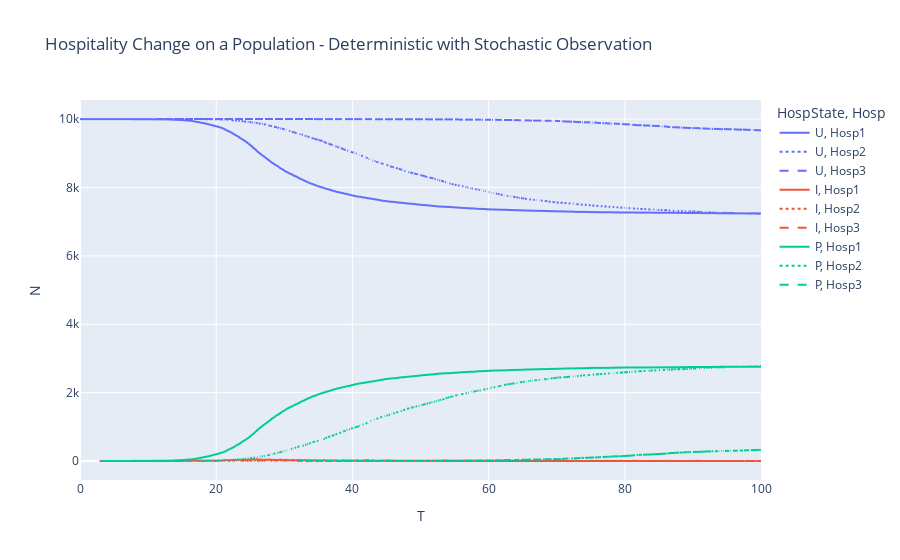

This figure's notebook cell:
### Markdown cell above
![image.png](attachment:image.png)

### Code cell
long_epi_determ_obs_stoch_hosp = SIR_3Strain_hosp.full_epi.melt(id_vars=['N','T'], value_vars=['Hosp1', 'Hosp2', 'Hosp3'], var_name='Hosp', value_name="HospState")
long_epi_determ_obs_stoch_hosp = long_epi_determ_obs_stoch_hosp.groupby(["T","Hosp","HospState"]).sum().reset_index()

epi_fig_determ_obs_stoch_hosp = px.line(long_epi_determ_obs_stoch_hosp, x="T", y="N", color="HospState", line_dash="Hosp", title='Hospitality Change on a Population - Deterministic with Stochastic Observation')
epi_fig_determ_obs_stoch_hosp.show()

### Figure 1 — Plotly figure (JSON) as saved in the notebook; plotly's stock layout.template omitted (floating-point values rounded to 4 significant figures; data arrays with more than 128 entries replaced by an {"elided": "..."} marker saying what was removed)
{"data": [{"hovertemplate": "HospState=U<br>Hosp=Hosp1<br>T=%{x}<br>N=%{y}<extra></extra>", "legendgroup": "U, Hosp1", "line": {"color": "#636efa", "dash": "solid"}, "marker": {"symbol": "circle"}, "mode": "lines", "name": "U, Hosp1", "showlegend": true, "type": "scattergl", "x": {"elided": "401 float values"}, "xaxis": "x", "y": {"elided": "401 float values"}, "yaxis": "y"}, {"hovertemplate": "HospState=U<br>Hosp=Hosp2<br>T=%{x}<br>N=%{y}<extra></extra>", "legendgroup": "U, Hosp2", "line": {"color": "#636efa", "dash": "dot"}, "marker": {"symbol": "circle"}, "mode": "lines", "name": "U, Hosp2", "showlegend": true, "type": "scattergl", "x": {"elided": "401 float values"}, "xaxis": "x", "y": {"elided": "401 float values"}, "yaxis": "y"}, {"hovertemplate": "HospState=U<br>Hosp=Hosp3<br>T=%{x}<br>N=%{y}<extra></extra>", "legendgroup": "U, Hosp3", "line": {"color": "#636efa", "dash": "dash"}, "marker": {"symbol": "circle"}, "mode": "lines", "name": "U, Hosp3", "showlegend": true, "type": "scattergl", "x": {"elided": "401 float values"}, "xaxis": "x", "y": {"elided": "401 float values"}, "yaxis": "y"}, {"hovertemplate": "HospState=I<br>Hosp=Hosp1<br>T=%{x}<br>N=%{y}<extra></extra>", "legendgroup": "I, Hosp1", "line": {"color": "#EF553B", "dash": "solid"}, "marker": {"symbol": "circle"}, "mode": "lines", "name": "I, Hosp1", "showlegend": true, "type": "scattergl", "x": {"elided": "270 float values"}, "xaxis": "x", "y": {"elided": "270 int values"}, "yaxis": "y"}, {"hovertemplate": "HospState=I<br>Hosp=Hosp2<br>T=%{x}<br>N=%{y}<extra></extra>", "legendgroup": "I, Hosp2", "line": {"color": "#EF553B", "dash": "dot"}, "marker": {"symbol": "circle"}, "mode": "lines", "name": "I, Hosp2", "showlegend": true, "type": "scattergl", "x": {"elided": "313 float values"}, "xaxis": "x", "y": {"elided": "313 int values"}, "yaxis": "y"}, {"hovertemplate": "HospState=I<br>Hosp=Hosp3<br>T=%{x}<br>N=%{y}<extra></extra>", "legendgroup": "I, Hosp3", "line": {"color": "#EF553B", "dash": "dash"}, "marker": {"symbol": "circle"}, "mode": "lines", "name": "I, Hosp3", "showlegend": true, "type": "scattergl", "x": {"elided": "149 float values"}, "xaxis": "x", "y": {"elided": "149 int values"}, "yaxis": "y"}, {"hovertemplate": "HospState=P<br>Hosp=Hosp1<br>T=%{x}<br>N=%{y}<extra></extra>", "legendgroup": "P, Hosp1", "line": {"color": "#00cc96", "dash": "solid"}, "marker": {"symbol": "circle"}, "mode": "lines", "name": "P, Hosp1", "showlegend": true, "type": "scattergl", "x": {"elided": "388 float values"}, "xaxis": "x", "y": {"elided": "388 float values"}, "yaxis": "y"}, {"hovertemplate": "HospState=P<br>Hosp=Hosp2<br>T=%{x}<br>N=%{y}<extra></extra>", "legendgroup": "P, Hosp2", "line": {"color": "#00cc96", "dash": "dot"}, "marker": {"symbol": "circle"}, "mode": "lines", "name": "P, Hosp2", "showlegend": true, "type": "scattergl", "x": {"elided": "330 float values"}, "xaxis": "x", "y": {"elided": "330 float values"}, "yaxis": "y"}, {"hovertemplate": "HospState=P<br>Hosp=Hosp3<br>T=%{x}<br>N=%{y}<extra></extra>", "legendgroup": "P, Hosp3", "line": {"color": "#00cc96", "dash": "dash"}, "marker": {"symbol": "circle"}, "mode": "lines", "name": "P, Hosp3", "showlegend": true, "type": "scattergl", "x": {"elided": "272 float values"}, "xaxis": "x", "y": {"elided": "272 float values"}, "yaxis": "y"}], "layout": {"legend": {"title": {"text": "HospState, Hosp"}, "tracegroupgap": 0}, "title": {"text": "Hospitality Change on a Population - Deterministic with Stochastic Observation"}, "xaxis": {"anchor": "y", "domain": [0, 1], "title": {"text": "T"}}, "yaxis": {"anchor": "x", "domain": [0, 1], "title": {"text": "N"}}}}
